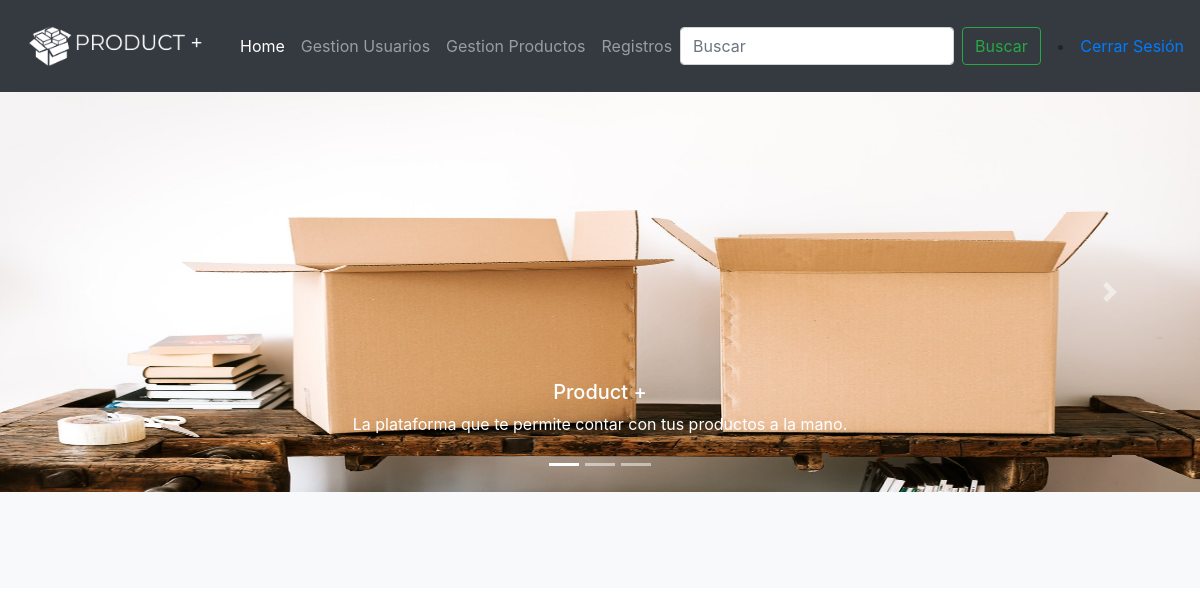
The page /home (signed in) on the database as committed earlier.
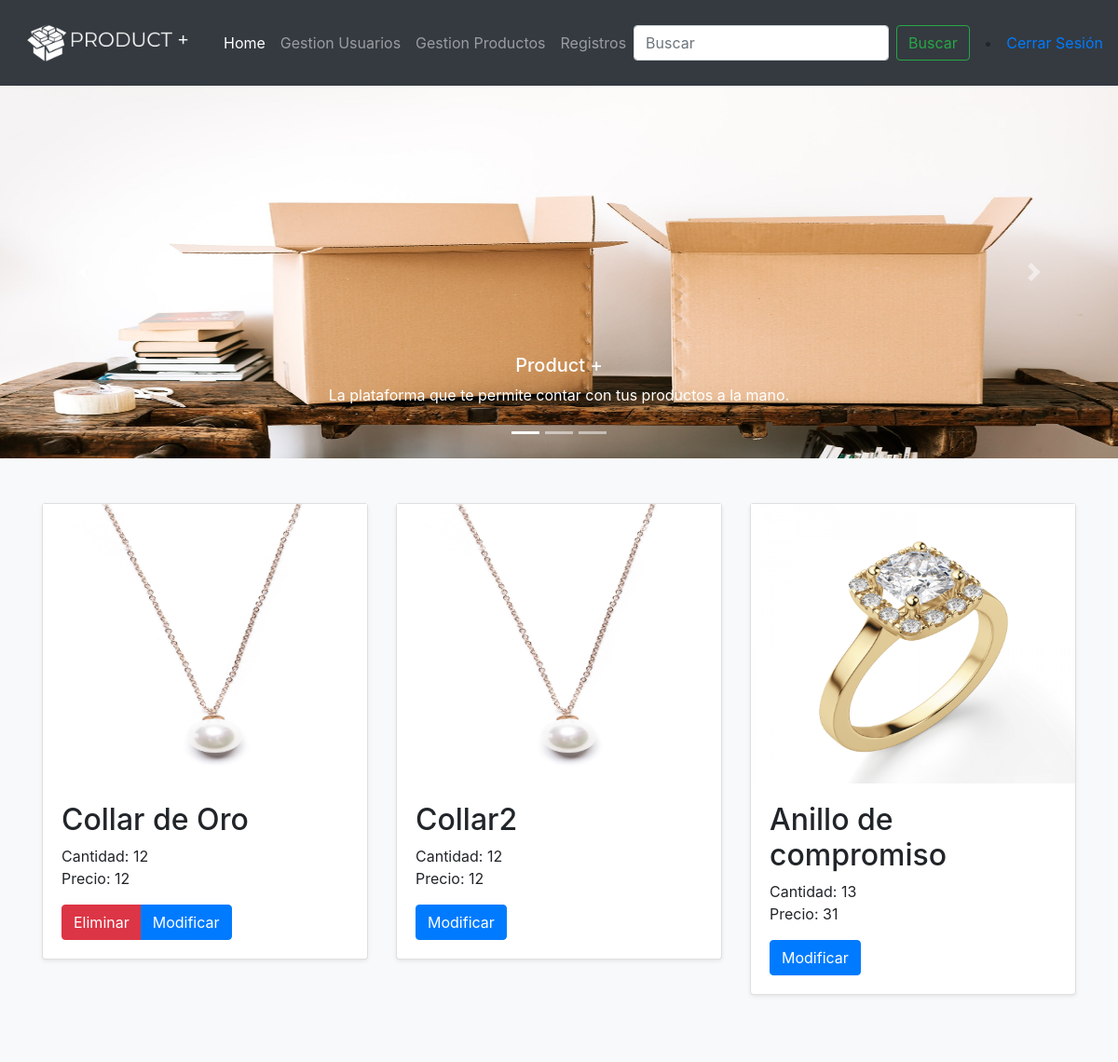
The same page on the database as committed later.
### app.py (models this page shows, shortened)
class Product(db.Model):
    id = db.Column(db.Integer, primary_key=True)
    nombre = db.Column(db.String(200), nullable=False)
    referencia = db.Column(db.String(25), nullable=False)
    marca = db.Column(db.String(50), nullable=False)
    precio = db.Column(db.Integer, nullable =False)
    cantidad = db.Column(db.Integer, nullable=False)
    imagen = db.Column(db.String(50), nullable=False)
    date_created = db.Column(db.DateTime, default=datetime.utcnow)
    estado = db.Column(db.String, nullable=False)

### app.py (the view)
@app.route('/home')
@login_required
def home():
    products = Product.query.order_by(Product.date_created).all()
    return render_template('home.html',products=products)

### app.py (called while the page is built)
def login_required(view):
    @functools.wraps( view )
    def wrapped_view(**kwargs):
        if g.user is None:
            return redirect( url_for( 'index' ) )
        return view( **kwargs )
    return wrapped_view

@app.before_request
def load_logged_in_user():
    user_id = session.get( 'user_id' )
    if user_id is None:
        g.user = None
    else:
        user = User.query.filter_by(id = user_id).first()
        g.user = user

### templates/home.html (shortened to what this page needs)
{% extends 'base.html' %} {% block content %}
<div id="carouselHome" class="carousel slide" data-ride="carousel">
    <ol class="carousel-indicators">
        <li data-target="#carouselHome" data-slide-to="0" class="active"></li>
        <li data-target="#carouselHome" data-slide-to="1"></li>
        <li data-target="#carouselHome" data-slide-to="2"></li>
    </ol>
    <div class="carousel-inner" style="height: 400px;">
        <div class="carousel-item active" style="height: 400px;">
            <img src="{{ url_for('static',filename='img/1.jpg')}}" class="d-block w-100" alt="..." style="height: 400px;">
            <div class="carousel-caption d-none d-md-block">
                <h5>Product +</h5>
                <p>La plataforma que te permite contar con tus productos a la mano.</p>
            </div>
        </div>
    </div>
    <a class="carousel-control-prev" href="#carouselHome" role="button" data-slide="prev">
        <span class="carousel-control-prev-icon" aria-hidden="true"></span>
    </a>
    <a class="carousel-control-next" href="#carouselHome" role="button" data-slide="next">
        <span class="carousel-control-next-icon" aria-hidden="true"></span>
    </a>
</div>
<div class="album py-5 bg-light">
    <div class="container">
        <div class="row">
            {% for product in products%}
            <div class="col-md-4">
                <div class="card mb-4 shadow-sm">
                    <img src="{{ url_for('static',filename='imgProduct/'+product.imagen )}}" height="300px" alt=""></td>
                    <div class="card-body">
                        <h2>{{ product.nombre }}</h2>
                        <p class="card-text">
                            Cantidad: {{ product.cantidad }}
                            <br> Precio: {{ product.precio }}
                        </p>
                        <div class="d-flex justify-content-between align-items-center">
                            <div class="btn-group">
                                {% if g.user.tipo == '1' %} {% if product.estado != '2' %}
                                <a href="/deleteProduct/{{product.id}}" class="btn btn-danger">Eliminar</a> {% endif %}
                                <a href="/updateProduct/{{product.id}}" class="btn btn-primary">Modificar</a> {% endif %}
                            </div>
                        </div>
                    </div>
                </div>
            </div>
            {% endfor %}
        </div>
    </div>
</div>
{% endblock %}

### templates/base.html (shortened to what this page needs)
<!DOCTYPE html>
<html lang="en">
<head>
    <link rel="stylesheet" href="{{ url_for('static',filename='css/main.css')}}"> {% block styles %} {{ bootstrap.load_css() }} {% endblock %}
</head>
<body>
    <header>
        <nav class="navbar navbar-expand-lg navbar-dark bg-dark ">
            <a class="navbar-brand" href="#">
                <img src="{{ url_for('static',filename='img/product.png')}}" width="200" alt="Product +">
            </a>
            <div class="collapse navbar-collapse" id="navbarNav">
                <ul class="navbar-nav">
                    <li class="nav-item active">
                        <a class="nav-link" href="/home">Home <span class="sr-only">(current)</span></a>
                    </li>
                    {% if g.user.tipo == '1' %}
                    <li class="nav-item">
                        <a class="nav-link" href="/user">Gestion Usuarios</a>
                    </li>
                    <li class="nav-item">
                        <a class="nav-link" href="/product">Gestion Productos</a>
                    </li>
                    <li class="nav-item">
                        <a class="nav-link" href="/records">Registros</a>
                    </li>
                    {% endif %}
                </ul>
                <form action="/searchProduct" class="form-inline" method="POST">
                    <input class="form-control mr-sm-2" name="buscar" type="search" placeholder="Buscar" aria-label="Search">
                    <button class="btn btn-outline-success my-2 my-sm-0" type="submit">Buscar</button>
                </form>
                <li class="nav-item ">
                    <a class="pull-right" href="/logout" class="btn btn-danger">Cerrar Sesión</a>
                </li>
            </div>
        </nav>
    </header>
    {% block content %}{% endblock %} {% block scripts %} {{ bootstrap.load_js() }} {% endblock %}
</body>
</html>

### static/css/main.css (style rules this page uses)
body, html { margin: 0; font-family: sans-serif; }

### templates/home.html (style rules this page uses)
.carousel-inner img { width: 100%; height: 100%; }

Rows that differ between the two databases and show on the page:
added Product: imagen (picture), nombre "Collar de Oro", cantidad "12", precio "12"
added Product: imagen (picture), nombre "Collar2", cantidad "12", precio "12"
added Product: imagen (picture), nombre "Anillo de compromiso", cantidad "13", precio "31"
